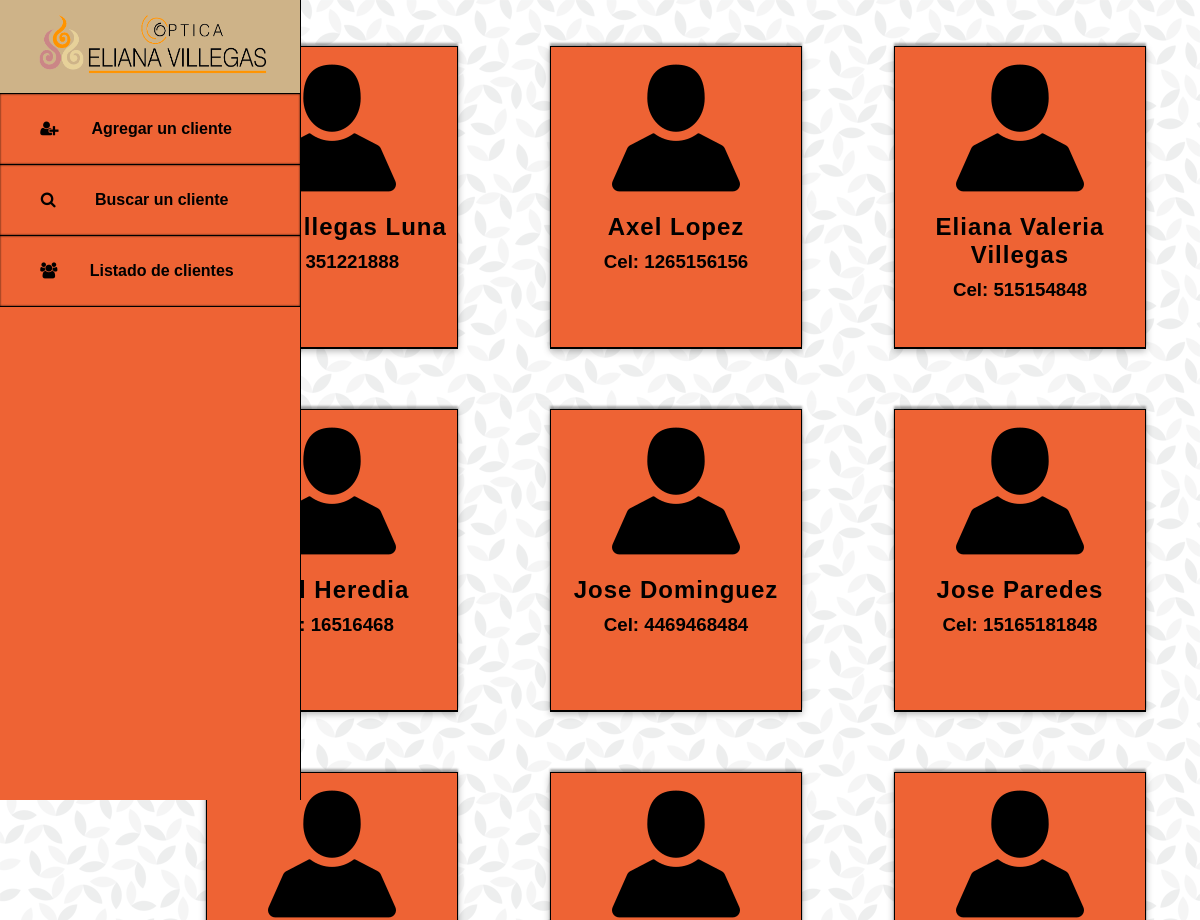
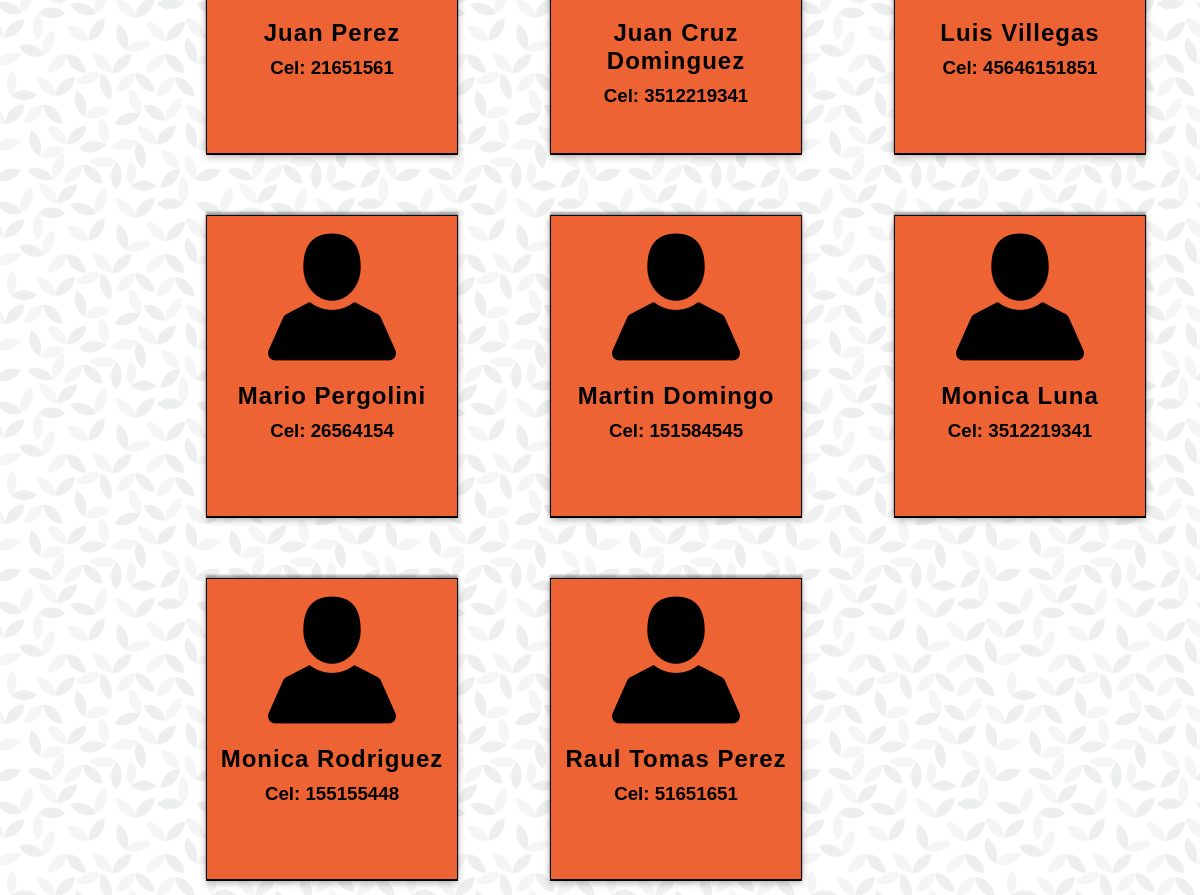
Screenshot of /listado.php with the database file from the repository (2 pictures, top to bottom).
### tables this page shows
CREATE TABLE `clientes` (
  `id_cliente` int(11) NOT NULL,
  `nombre` varchar(50) NOT NULL,
  `apellido` varchar(50) NOT NULL,
  `telefono` varchar(20) DEFAULT NULL,
  `borrado` int(11) NOT NULL DEFAULT 0
);

### controladores/helpers.php (called while the page is built, shortened)
<?php
function listarClientes($db){
    $query = $db->prepare("SELECT * FROM clientes WHERE borrado != 1 ORDER BY nombre ASC");
    $query->execute();
    $clientes = $query->fetchAll(PDO::FETCH_ASSOC);
    return $clientes;
}
?>

### listado.php (the view, shortened to what this page needs)
<?php
require_once 'conexion.php';
require_once 'controladores/helpers.php';
?>
<!DOCTYPE html>
<html lang="es">
<head>
    <link rel="stylesheet" type="text/css" href="css/styles.css">
    <link rel="stylesheet" href="css/fontello.css">
</head>
<body>
    <?php require_once('menu.php'); ?>
    <section id="section">
        <div id="users">
        <?php
        $clientes = listarClientes($db);
        foreach ($clientes as $cliente){
        ?>
            <div id="user">
                <img src="img/user.png" alt="Usuario">
                <h2> <a href="cliente.php?id=<?= $cliente['id_cliente'] ?>">  <?= $cliente['nombre'] . " " . $cliente['apellido']?> </a></h2>
                <h3> <?= "Cel: " . $cliente['telefono']?> </h3>
            </div>
        <?php } ?>
        </div>
    </section>
</body>
</html>

### menu.php
<aside id="header">
        <div>
            <h1><a href="index.php"><img src="img/logo-optica.png" alt="Optica Eliana Villegas"></a></h1>
        </div>
        <div id="menu">
            <ul>
                <li><i class="icon-user-plus"></i><a href="agregar.php">Agregar un cliente</a></li>
                <li><i class="icon-search"></i><a href="buscar.php">Buscar un cliente</a></li>
                <li><i class="icon-users"></i><a href="listado.php">Listado de clientes</a></li>
            </ul>
        </div>
    </aside>

### css/styles.css (style rules this page uses)
* { margin: 0px; padding: 0px; }
body { background: url("../img/geometric-leaves.png"); }
#header { width: 300px; background: #ee6334; height: 100vh; float: left; border-right: 1px solid black; position: fixed; }
#header div h1 { background: #ceb388; text-align: center; font-size: 20px; border-bottom: 1px solid black; }
#header div h1 a { display: block; font-family: Arial, Helvetica, sans-serif; color: black; text-decoration: none; }
#header div h1 a img { width: 304px; height: 88px; }
#header #menu ul li { border-top: 1px solid black; height: 50px; padding: 10px; -webkit-box-shadow: 0px 0px 2px black inset; box-shadow: 0px 0px 2px black inset; -webkit-transition: all 200ms; transition: all 200ms; }
#header #menu ul li i { margin-left: 27px; float: left; padding-top: 16px; margin-right: -26px; }
#header #menu ul li a { display: block; padding-left: 20px; text-align: center; text-decoration: none; line-height: 50px; font-family: Arial, Helvetica, sans-serif; font-weight: 600; color: black; }
#header #menu ul li:first-child { border: 0px; }
#header #menu ul li:last-child { padding-bottom: 10px; border-bottom: 1px solid black; }
#section #users { width: 1040px; float: right; }
#section #users #user { display: block; float: left; background: #ee6334; margin: 46px; margin-bottom: 15px; height: 300px; width: 250px; text-align: center; border: 1px solid black; font-family: Arial, Helvetica, sans-serif; -webkit-box-shadow: 0px 0px 1px rgba(0, 0, 0, 0.3), 0px 3px 7px rgba(0, 0, 0, 0.3), 0px 1px, 0px -3px 2px rgba(0, 0, 0, 0.3); box-shadow: 0px 0px 1px rgba(0, 0, 0, 0.3), 0px 3px 7px rgba(0, 0, 0, 0.3), 0px 1px, 0px -3px 2px rgba(0, 0, 0, 0.3); }
#section #users #user img { margin: 17px 0px; }
#section #users #user h2 { letter-spacing: 1px; margin-bottom: 10px; text-decoration: none; color: black; }
#section #users #user h2 a { display: block; font-family: Arial, Helvetica, sans-serif; color: black; text-decoration: none; }
#section #users #user h3 { margin-bottom: 4px; }

### rows the page displays
clientes: apellido "Villegas Luna", telefono "351221888"
clientes: nombre "Axel", apellido "Lopez", telefono "1265156156"
clientes: nombre "Eliana Valeria", apellido "Villegas", telefono "515154848"
clientes: apellido "Heredia", telefono "16516468"
clientes: nombre "Jose", apellido "Dominguez", telefono "4469468484"
clientes: nombre "Jose", apellido "Paredes", telefono "15165181848"
clientes: nombre "Juan", apellido "Perez", telefono "21651561"
clientes: nombre "Juan Cruz", apellido "Dominguez", telefono "3512219341"
clientes: nombre "Luis", apellido "Villegas", telefono "45646151851"
clientes: nombre "Mario", apellido "Pergolini", telefono "26564154"
clientes: nombre "Martin", apellido "Domingo", telefono "151584545"
clientes: nombre "Monica", apellido "Luna", telefono "3512219341"
clientes: nombre "Monica", apellido "Rodriguez", telefono "155155448"
clientes: nombre "Raul Tomas", apellido "Perez", telefono "51651651"
